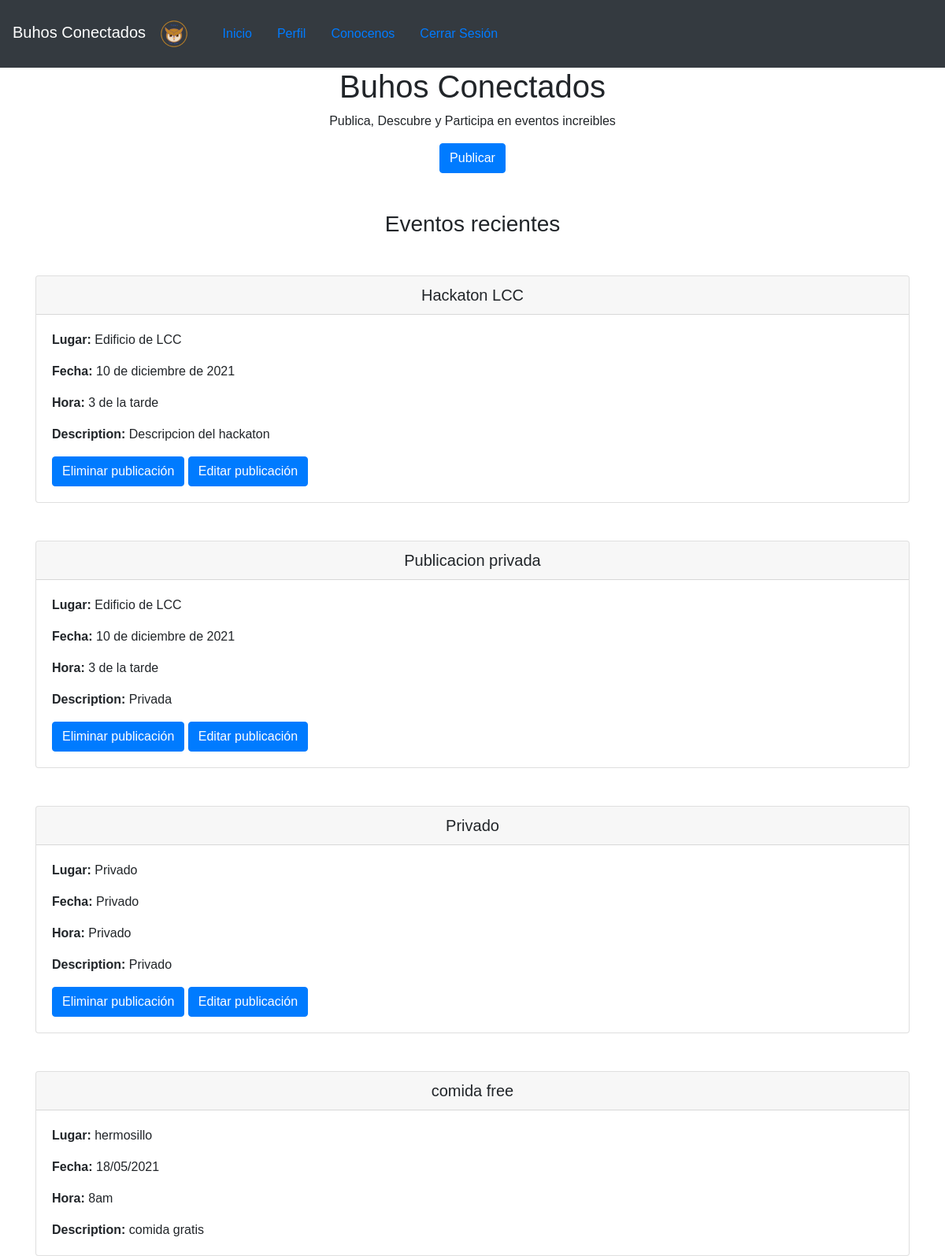
Screenshot of / (signed in) with the database file from the repository.
### models.py (models this page shows)
class Post(db.Model):
    id = db.Column(db.Integer, primary_key=True, autoincrement=True)
    title = db.Column(db.String(200))   # Title of the post
    place = db.Column(db.String(100))   # Place of the event
    date_created = db.Column(db.DateTime, default=datetime.datetime.utcnow)  # Date of creation of the post
    date = db.Column(db.String(100))       # Date the event will take place
    time = db.Column(db.String(100))       # Time the event will take place
    duration = db.Column(db.String(50))     # Duration of the event
    description = db.Column(db.String(500)) # Description of the event
    capacity = db.Column(db.String(100))
    contact = db.Column(db.String(100))    # Contact with the post creator
    public = db.Column(db.Boolean)         # Whether is a public event or not
    user_id = db.Column(db.Integer, db.ForeignKey('user.id'), nullable=False)

### main.py (the view)
@main.route('/')
def index():
    user_id = None
    if current_user.is_anonymous:
        posts = Post.query.filter_by(public=1).all() # We only get public events
    else:
        posts = Post.query.all()
        user_id = int(current_user.get_id())
    print('El id del usuario es:', type(current_user.get_id()))
    print('El id del primer post es:', type(posts[0].user_id))
    return render_template('index.html', posts = posts,
                user_id = user_id)

### __init__.py (called while the page is built)
def create_app():
    app = Flask(__name__)
    app.config['SECRET_KEY'] = 'secret-key-goes-here'
    app.config['SQLALCHEMY_DATABASE_URI'] = 'sqlite:///database/db.sqlite'
    app.config['SQLALCHEMY_TRACK_MODIFICATIONS'] = True # remove warning
    db.init_app(app)
    login_manager = LoginManager()
    login_manager.login_view = 'auth.login'
    login_manager.init_app(app)
    from .models import User
    @login_manager.user_loader
    def load_user(user_id):
        return User.query.get(int(user_id))
    from .auth import auth as auth_blueprint
    app.register_blueprint(auth_blueprint)
    from .main import main as main_blueprint
    app.register_blueprint(main_blueprint)
    from .posts import posts as posts_blueprint
    app.register_blueprint(posts_blueprint)
    return app

### templates/index.html (shortened to what this page needs)
{% extends "base.html" %}
{% block content %}
<div class="cover d-flex justify-content-center align-items-center flex-column">
  <h1>
      Buhos Conectados
  </h1>
  <p>
      Publica, Descubre y Participa en eventos increibles
  </p>
  <a class="btn btn-primary" href="{{url_for('posts.create_post')}}" role="button">Publicar</a>
</div>
<br>
<br>
<h3 class="text-center">Eventos recientes</h3>
{% for post in posts %}
<div class = "container mt-5">
  <div class="card">
      <h5 class="card-header text-center">{{ post.title }}</h5>
      <div class="card-body">
        <p class="card-text"><b>Lugar: </b>{{ post.place }}</p>
        <p class="card-text"><b>Fecha: </b>{{ post.date }}</p>
        <p class="card-text"><b>Hora: </b>{{ post.time }}</p>
        <p class="card-text"><b>Description: </b>{{ post.description }}</p>
        {% if user_id == post.user_id %}
          <a href="/delete_post/{{post.id}}" class="btn btn-primary"  >Eliminar publicación</a>
          <a href="#" class="btn btn-primary">Editar publicación</a>
        {% endif %}
      </div>
    </div>
</div>
{% endfor %}
{% endblock %}

### templates/base.html (shortened to what this page needs)
<!DOCTYPE html>
<html>
<head>
    <link rel="stylesheet" href="https://stackpath.bootstrapcdn.com/bootstrap/4.3.1/css/bootstrap.min.css">
    <link rel="stylesheet" href="../static/css/style.css" />
</head>
<body>
    <header>
        <nav class="navbar navbar-expand-lg navbar-light bg-light navbar-dark bg-dark">
            <a class="navbar-brand" href="{{ url_for('main.index') }}">
                Buhos Conectados
                <img src="../static/images/LowlsG.png" width="60" height="60" alt="">
            </a>
                <ul class="nav">
                    <li class="nav-item active">
                        <a class="nav-link" href="{{ url_for('main.index') }}">Inicio</a>
                    </li>
                    {% if current_user.is_authenticated %}
                    <li class="nav-item">
                        <a class="nav-link" href="{{ url_for('main.profile') }}">Perfil</a>
                    </li>
                    {% endif %}
                    <li class="nav-item">
                        <a class="nav-link" href="#">Conocenos</a>
                    </li>
                    {% if current_user.is_authenticated %}
                    <li class="nav-item">
                        <a class="nav-link" href="{{ url_for('auth.logout') }}" class="navbar-item">
                            Cerrar Sesión
                        </a>
                    </li>
                    {% endif %}
                </ul>
        </nav>
    </header>
        {% block content %}
        {% endblock %}
</body>
</html>

### static/css/style.css (style rules this page uses)
body { font-family: Arial, Helvetica, sans-serif; margin: 0em; }

### rows the page displays
Post: title "Hackaton LCC", place "Edificio de LCC", date "10 de diciembre de 2021", time "3 de la tarde", description "Descripcion del hackaton"
Post: title "Publicacion privada", place "Edificio de LCC", date "10 de diciembre de 2021", time "3 de la tarde", description "Privada"
Post: title "Privado", place "Privado", date "Privado", time "Privado", description "Privado"
Post: title "comida free", place "hermosillo", date "18/05/2021", time "8am", description "comida gratis"
